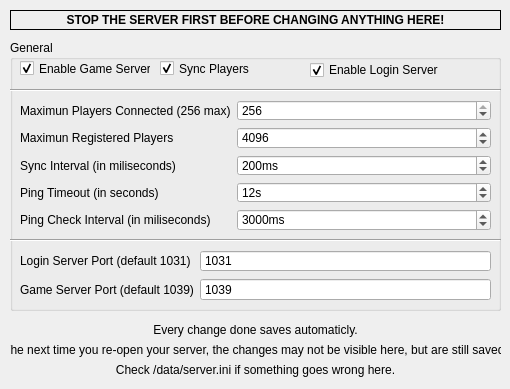
  <widget class="QWidget" name="tab_2">
   <attribute name="icon">
    <iconset resource="resources.qrc">
     <normaloff>:/btnIcons/icons/server_edit.png</normaloff>:/btnIcons/icons/server_edit.png</iconset>
   </attribute>
   <attribute name="title">
    <string>Server Settings</string>
   </attribute>
   <widget class="QLabel" name="label_8">
    <property name="geometry">
     <rect>
      <x>10</x>
      <y>10</y>
      <width>491</width>
      <height>20</height>
     </rect>
    </property>
    <property name="font">
     <font>
      <family>Arial</family>
      <weight>75</weight>
      <bold>true</bold>
     </font>
    </property>
    <property name="frameShape">
     <enum>QFrame::Box</enum>
    </property>
    <property name="text">
     <string>STOP THE SERVER FIRST BEFORE CHANGING ANYTHING HERE!</string>
    </property>
    <property name="scaledContents">
     <bool>false</bool>
    </property>
    <property name="alignment">
     <set>Qt::AlignCenter</set>
    </property>
   </widget>
   <widget class="QGroupBox" name="groupBox_4">
    <property name="geometry">
     <rect>
      <x>10</x>
      <y>40</y>
      <width>491</width>
      <height>271</height>
     </rect>
    </property>
    <property name="title">
     <string>General</string>
    </property>
    <widget class="QCheckBox" name="checkBox_3">
     <property name="geometry">
      <rect>
       <x>10</x>
       <y>20</y>
       <width>131</width>
       <height>17</height>
      </rect>
     </property>
     <property name="text">
      <string>Enable Game Server</string>
     </property>
     <property name="checked">
      <bool>true</bool>
     </property>
     <property name="tristate">
      <bool>false</bool>
     </property>
    </widget>
    <widget class="QCheckBox" name="checkBox_4">
     <property name="geometry">
      <rect>
       <x>300</x>
       <y>20</y>
       <width>181</width>
       <height>20</height>
      </rect>
     </property>
     <property name="text">
      <string>Enable Login Server</string>
     </property>
     <property name="checked">
      <bool>true</bool>
     </property>
    </widget>
    <widget class="Line" name="line">
     <property name="geometry">
      <rect>
       <x>0</x>
       <y>40</y>
       <width>491</width>
       <height>20</height>
      </rect>
     </property>
     <property name="orientation">
      <enum>Qt::Horizontal</enum>
     </property>
    </widget>
    <widget class="QWidget" name="formLayoutWidget_2">
     <property name="geometry">
      <rect>
       <x>10</x>
       <y>60</y>
       <width>471</width>
       <height>131</height>
      </rect>
     </property>
     <layout class="QFormLayout" name="formLayout">
      <property name="fieldGrowthPolicy">
       <enum>QFormLayout::AllNonFixedFieldsGrow</enum>
      </property>
      <item row="0" column="0">
       <widget class="QLabel" name="label_9">
        <property name="toolTip">
         <string>&lt;html&gt;&lt;head/&gt;&lt;body&gt;&lt;p&gt;Why it can only handle 256 players max? Well, if more than that is connected, all the position syncing between players will be lost. Qt's Networking Libraries just isn't good for MMOs it seems...&lt;/p&gt;&lt;p&gt;&lt;br/&gt;&lt;/p&gt;&lt;p&gt;I wish I could change it, but I don't know how to network code yet, plus looking at some of the source code is already brain killing, even if I understand some of the code. 2hacky4me&lt;/p&gt;&lt;/body&gt;&lt;/html&gt;</string>
        </property>
        <property name="text">
         <string>Maximun Players Connected (256 max)</string>
        </property>
       </widget>
      </item>
      <item row="0" column="1">
       <widget class="QSpinBox" name="spinBox_2">
        <property name="minimum">
         <number>1</number>
        </property>
        <property name="maximum">
         <number>256</number>
        </property>
        <property name="value">
         <number>256</number>
        </property>
       </widget>
      </item>
      <item row="1" column="0">
       <widget class="QLabel" name="label_10">
        <property name="text">
         <string>Maximun Registered Players</string>
        </property>
       </widget>
      </item>
      <item row="1" column="1">
       <widget class="QSpinBox" name="spinBox_3">
        <property name="maximum">
         <number>9999</number>
        </property>
        <property name="value">
         <number>4096</number>
        </property>
       </widget>
      </item>
      <item row="2" column="0">
       <widget class="QLabel" name="label_11">
        <property name="text">
         <string>Sync Interval (in miliseconds)</string>
        </property>
       </widget>
      </item>
      <item row="2" column="1">
       <widget class="QSpinBox" name="spinBox_4">
        <property name="suffix">
         <string>ms</string>
        </property>
        <property name="maximum">
         <number>9999</number>
        </property>
        <property name="value">
         <number>200</number>
        </property>
       </widget>
      </item>
      <item row="3" column="0">
       <widget class="QLabel" name="label_12">
        <property name="text">
         <string>Ping Timeout (in seconds)</string>
        </property>
       </widget>
      </item>
      <item row="3" column="1">
       <widget class="QSpinBox" name="spinBox_5">
        <property name="suffix">
         <string>s</string>
        </property>
        <property name="maximum">
         <number>999</number>
        </property>
        <property name="value">
         <number>12</number>
        </property>
       </widget>
      </item>
      <item row="4" column="0">
       <widget class="QLabel" name="label_13">
        <property name="text">
         <string>Ping Check Interval (in miliseconds)</string>
        </property>
       </widget>
      </item>
      <item row="4" column="1">
       <widget class="QSpinBox" name="spinBox_6">
        <property name="suffix">
         <string>ms</string>
        </property>
        <property name="maximum">
         <number>9999999</number>
        </property>
        <property name="value">
         <number>3000</number>
        </property>
       </widget>
      </item>
     </layout>
    </widget>
    <widget class="Line" name="line_2">
     <property name="geometry">
      <rect>
       <x>0</x>
       <y>190</y>
       <width>491</width>
       <height>20</height>
      </rect>
     </property>
     <property name="orientation">
      <enum>Qt::Horizontal</enum>
     </property>
    </widget>
    <widget class="QWidget" name="formLayoutWidget_3">
     <property name="geometry">
      <rect>
       <x>10</x>
       <y>210</y>
       <width>471</width>
       <height>51</height>
      </rect>
     </property>
     <layout class="QFormLayout" name="formLayout_3">
      <item row="0" column="0">
       <widget class="QLabel" name="label_14">
        <property name="text">
         <string>Login Server Port (default 1031)</string>
        </property>
       </widget>
      </item>
      <item row="1" column="0">
       <widget class="QLabel" name="label_15">
        <property name="text">
         <string>Game Server Port (default 1039)</string>
        </property>
       </widget>
      </item>
      <item row="0" column="1">
       <widget class="QSpinBox" name="spinBox_7">
        <property name="frame">
         <bool>true</bool>
        </property>
        <property name="readOnly">
         <bool>false</bool>
        </property>
        <property name="buttonSymbols">
         <enum>QAbstractSpinBox::NoButtons</enum>
        </property>
        <property name="maximum">
         <number>99999</number>
        </property>
        <property name="value">
         <number>1031</number>
        </property>
       </widget>
      </item>
      <item row="1" column="1">
       <widget class="QSpinBox" name="spinBox_8">
        <property name="buttonSymbols">
         <enum>QAbstractSpinBox::NoButtons</enum>
        </property>
        <property name="maximum">
         <number>99999</number>
        </property>
        <property name="value">
         <number>1039</number>
        </property>
       </widget>
      </item>
     </layout>
    </widget>
    <widget class="QCheckBox" name="checkBox_5">
     <property name="geometry">
      <rect>
       <x>150</x>
       <y>20</y>
       <width>111</width>
       <height>17</height>
      </rect>
     </property>
     <property name="text">
      <string>Sync Players</string>
     </property>
     <property name="checked">
      <bool>true</bool>
     </property>
    </widget>
   </widget>
   <widget class="QLabel" name="label_18">
    <property name="geometry">
     <rect>
      <x>10</x>
      <y>320</y>
      <width>491</width>
      <height>20</height>
     </rect>
    </property>
    <property name="text">
     <string>Every change done saves automaticly.</string>
    </property>
    <property name="alignment">
     <set>Qt::AlignCenter</set>
    </property>
   </widget>
   <widget class="QLabel" name="label_19">
    <property name="geometry">
     <rect>
      <x>10</x>
      <y>340</y>
      <width>491</width>
      <height>20</height>
     </rect>
    </property>
    <property name="text">
     <string>The next time you re-open your server, the changes may not be visible here, but are still saved.</string>
    </property>
    <property name="alignment">
     <set>Qt::AlignCenter</set>
    </property>
   </widget>
   <widget class="QLabel" name="label_20">
    <property name="geometry">
     <rect>
      <x>10</x>
      <y>360</y>
      <width>491</width>
      <height>20</height>
     </rect>
    </property>
    <property name="text">
     <string>Check /data/server.ini if something goes wrong here.</string>
    </property>
    <property name="alignment">
     <set>Qt::AlignCenter</set>
    </property>
   </widget>
  </widget>
